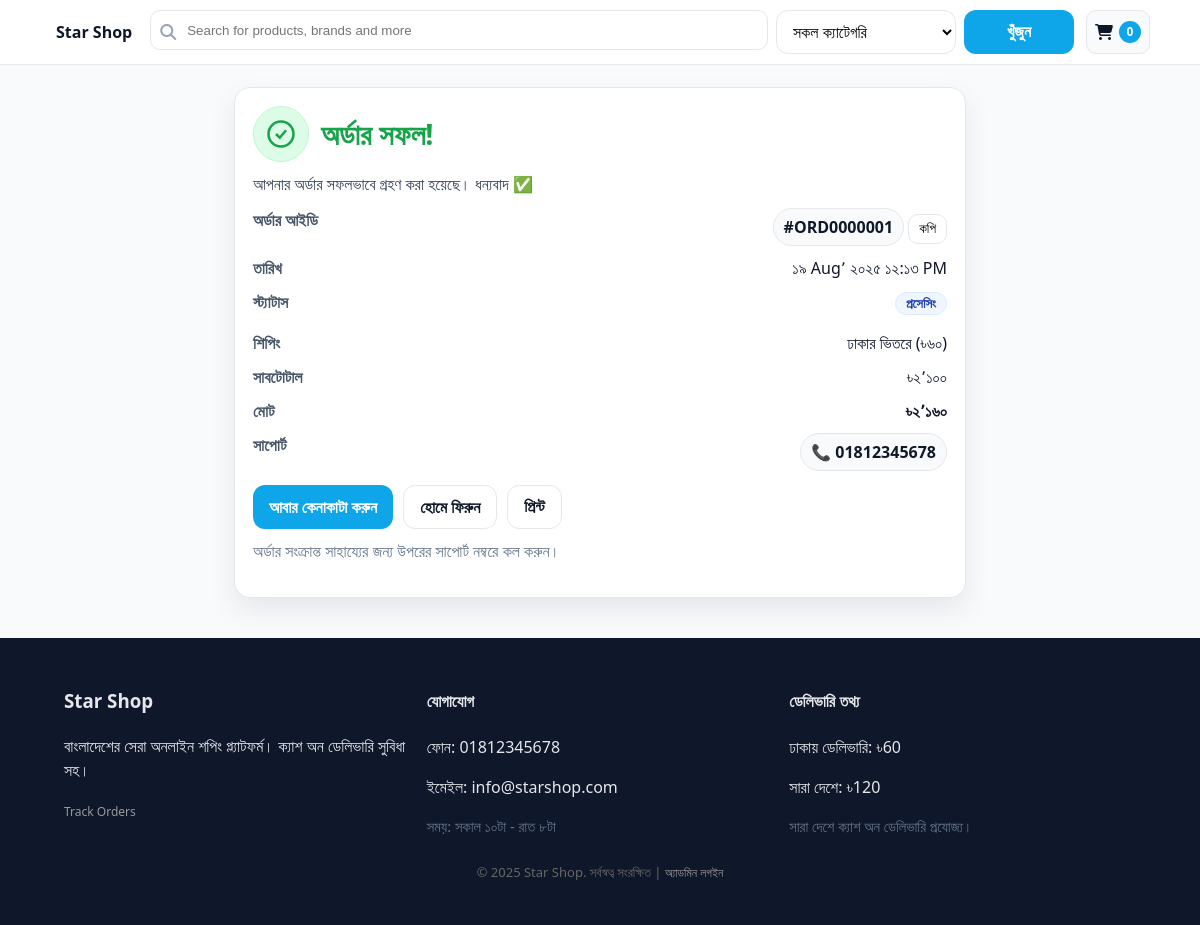
Page /success.php?id=1 on the committed database.
### tables this page shows
CREATE TABLE IF NOT EXISTS `orders` (
  `id` int(11) NOT NULL AUTO_INCREMENT,
  `order_code` varchar(20) DEFAULT NULL,
  `customer_name` varchar(255) NOT NULL,
  `mobile` varchar(30) NOT NULL,
  `address` text NOT NULL,
  `shipping_area` enum('dhaka','nationwide') NOT NULL DEFAULT 'dhaka',
  `shipping_fee` decimal(10,2) NOT NULL DEFAULT 0.00,
  `subtotal` decimal(10,2) NOT NULL DEFAULT 0.00,
  `total` decimal(10,2) NOT NULL DEFAULT 0.00,
  `payment_method` enum('COD') NOT NULL DEFAULT 'COD',
  `note` text DEFAULT NULL,
  `status` enum('pending','processing','shipped','delivered','cancelled') NOT NULL DEFAULT 'pending',
  `created_at` timestamp NOT NULL DEFAULT current_timestamp(),
  PRIMARY KEY (`id`),
  UNIQUE KEY `order_code` (`order_code`)
);

CREATE TABLE IF NOT EXISTS `settings` (
  `key` varchar(100) NOT NULL,
  `value` text DEFAULT NULL,
  PRIMARY KEY (`key`)
);

### config.php (called while the page is built, shortened)
<?php
function h($s){ return htmlspecialchars($s ?? '', ENT_QUOTES, 'UTF-8'); }
function money_bd($n){ return '৳'.number_format((float)$n, 0); }
?>

### success.php (the view, shortened to what this page needs)
<?php
require_once __DIR__.'/config.php';
$pdo = get_pdo();
$id  = (int)($_GET['id'] ?? 0);
$stm = $pdo->prepare("SELECT * FROM orders WHERE id=?");
$stm->execute([$id]);
$o = $stm->fetch();
$store_phone = (string)($pdo->query("SELECT value FROM settings WHERE `key`='store_phone'")->fetch()['value'] ?? '');
function bn_digits($s){
  return strtr((string)$s, ['0'=>'০','1'=>'১','2'=>'২','3'=>'৩','4'=>'৪','5'=>'৫','6'=>'৬','7'=>'৭','8'=>'৮','9'=>'৯', ','=>'٬']);
}
function bn_money($n){
  $n = round((float)$n);
  $s = number_format($n, 0, '.', ',');
  return '৳' . bn_digits($s);
}
function dateBD($ts){
  return bn_digits(date('d M, Y g:i A', is_numeric($ts)? (int)$ts : strtotime($ts)));
}
function status_view($raw){
  $s = strtolower(trim((string)$raw));
  $map = [
    'pending'    => ['পেন্ডিং','badge gray'],
    'processing' => ['প্রসেসিং','badge blue'],
    'packed'     => ['প্যাকড','badge blue'],
    'shipped'    => ['শিপড','badge indigo'],
    'delivered'  => ['ডেলিভারড','badge green'],
    'cancelled'  => ['ক্যানসেল্ড','badge red'],
    'canceled'   => ['ক্যানসেল্ড','badge red'],
    'returned'   => ['রিটার্নড','badge orange'],
  ];
  return $map[$s] ?? [($raw ?: 'অজানা'), 'badge gray'];
}
$ship_area_raw = strtolower(trim($o['shipping_area'] ?? $o['shipping_area_code'] ?? ''));
$ship_fee      = (float)($o['shipping_fee'] ?? $o['delivery_fee'] ?? $o['delivery_charge'] ?? 0);
$ship_area_label = (in_array($ship_area_raw, ['nationwide','outside_dhaka','outside-dhaka'])) ? 'সারা দেশে' : 'ঢাকার ভিতরে';
$grand_total = (float)($o['grand_total'] ?? $o['total'] ?? $o['payable'] ?? $o['amount'] ?? 0);
$subtotal    = $o['subtotal'] ?? $o['sub_total'] ?? $o['items_total'] ?? $o['total_without_shipping'] ?? null;
$subtotal = (float)$subtotal;
[$status_text, $status_class] = status_view($o['status'] ?? '');
include __DIR__.'/partials_header.php';
?>
<div id="od">
  <?php if(!$o): ?>
    <div class="card">
      <div class="head">
        <div class="tick">
          <svg viewBox="0 0 24 24" fill="none"><path d="M12 22c5.523 0 10-4.477 10-10S17.523 2 12 2 2 6.477 2 12s4.477 10 10 10Z" stroke="#16a34a" stroke-width="1.4"/></svg>
        </div>
        <h2>অর্ডার পাওয়া যায়নি</h2>
      </div>
      <p class="lead">লিংকটি সঠিক নয় বা অর্ডারটি নেই।</p>
      <div class="btnbar">
        <a class="btn primary" href="index.php">শপিং করুন</a>
        <a class="btn secondary" href="index.php">হোমে ফিরুন</a>
      </div>
    </div>
  <?php else: ?>
    <div class="card">
      <div class="head">
        <div class="tick">
          <svg viewBox="0 0 24 24" fill="none" stroke="currentColor" stroke-width="2">
            <circle cx="12" cy="12" r="10"></circle>
            <path d="M8 12l3 3 5-6"></path>
          </svg>
        </div>
        <h2>অর্ডার সফল!</h2>
      </div>
      <p class="lead">আপনার অর্ডার সফলভাবে গ্রহণ করা হয়েছে। ধন্যবাদ ✅</p>
      <div class="rows">
        <div class="row">
          <div class="lbl">অর্ডার আইডি</div>
          <div>
            <span class="chip" id="orderCode" data-code="<?php echo h($o['order_code']); ?>">
              #<?php echo h($o['order_code']); ?>
            </span>
            <button class="copy" id="btnCopy" type="button">কপি</button>
          </div>
        </div>
        <?php if(!empty($o['created_at'])): ?>
        <div class="row">
          <div class="lbl">তারিখ</div>
          <div><?php echo dateBD($o['created_at']); ?></div>
        </div>
        <?php endif; ?>
        <div class="row">
          <div class="lbl">স্ট্যাটাস</div>
          <div><span class="<?php echo $status_class; ?>"><?php echo $status_text; ?></span></div>
        </div>
        <div class="row">
          <div class="lbl">শিপিং</div>
          <div>
            <?php echo $ship_area_label; ?> (<?php echo bn_money($ship_fee); ?>)
          </div>
        </div>
        <div class="row">
          <div class="lbl">সাবটোটাল</div>
          <div><?php echo bn_money($subtotal); ?></div>
        </div>
        <div class="row">
          <div class="lbl">মোট</div>
          <div><strong><?php echo bn_money($grand_total); ?></strong></div>
        </div>
        <?php if ($store_phone): ?>
        <div class="row">
          <div class="lbl">সাপোর্ট</div>
          <div><a href="tel:<?php echo h($store_phone); ?>" class="chip">📞 <?php echo h($store_phone); ?></a></div>
        </div>
        <?php endif; ?>
      </div>
      <div class="btnbar">
        <a class="btn primary" href="index.php">আবার কেনাকাটা করুন</a>
        <a class="btn secondary" href="index.php">হোমে ফিরুন</a>
        <button class="btn secondary" type="button" onclick="window.print()">প্রিন্ট</button>
      </div>
      <p class="help">অর্ডার সংক্রান্ত সাহায্যের জন্য উপরের সাপোর্ট নম্বরে কল করুন।</p>
    </div>
  <?php endif; ?>
</div>
<?php include __DIR__.'/partials_footer.php'; ?>

### partials_footer.php
<?php
$pdo = get_pdo();
$store = [
 'name' => APP_NAME,
 'phone' => $pdo->query("SELECT value FROM settings WHERE `key`='store_phone'")->fetch()['value'] ?? '',
 'about' => $pdo->query("SELECT value FROM settings WHERE `key`='store_about'")->fetch()['value'] ?? '',
 'delivery_dhaka' => $pdo->query("SELECT value FROM settings WHERE `key`='delivery_dhaka'")->fetch()['value'] ?? '60',
 'delivery_nationwide' => $pdo->query("SELECT value FROM settings WHERE `key`='delivery_nationwide'")->fetch()['value'] ?? '120',
 'cod_note' => $pdo->query("SELECT value FROM settings WHERE `key`='cod_note'")->fetch()['value'] ?? '',
];
?>
  </div>
</main>
<footer class="footer">
  <div class="container">
    <div class="cols">
      <div>
        <h3><?php echo h($store['name']); ?></h3>
        <p><?php echo h($store['about']); ?></p>
		<a href="<?php echo BASE_URL; ?>/track_orders.php"
         style="font-size:12px;color:#999;text-decoration:none;">
         Track Orders
		</a>
      </div>
      <div>
        <h4>যোগাযোগ</h4>
        <p>ফোন: <?php echo h($store['phone']); ?></p>
        <p>ইমেইল: <?php echo h($pdo->query("SELECT value FROM settings WHERE `key`='store_email'")->fetch()['value'] ?? ''); ?></p>
        <p class="small">সময়: সকাল ১০টা - রাত ৮টা</p>
      </div>
      <div>
        <h4>ডেলিভারি তথ্য</h4>
        <p>ঢাকায় ডেলিভারি: <?php echo money_bd($store['delivery_dhaka']); ?></p>
        <p>সারা দেশে: <?php echo money_bd($store['delivery_nationwide']); ?></p>
        <p class="small"><?php echo h($store['cod_note']); ?></p>
      </div>
    </div>
  <div class="container" style="text-align:center;padding:12px 0;color:#666;font-size:13px">
    <p style="margin:0; font-size:13px; color:#666;">
      &copy; <?php echo date('Y'); ?> <?php echo APP_NAME; ?>. সর্বস্বত্ব সংরক্ষিত |
      <a href="<?php echo BASE_URL; ?>/admin/login.php"
         style="font-size:12px;color:#999;text-decoration:none;">
         অ্যাডমিন লগইন
      </a>
    </p>
  </div>
  </div>
</footer>
</body>
</html>

### assets/style.css (style rules this page uses)
* { box-sizing: border-box; }
a { text-decoration: none; color: #111827; }
.footer { padding: 30px 0; background: #0f172a; color: #e5e7eb; margin-top: 40px; }
.footer .cols { display: grid; grid-template-columns: repeat(3,1fr); gap: 16px; }
:root { --ctl-h: 44px; }
body { margin: 0; font-family: ui-sans-serif,system-ui,-apple-system,Segoe UI,Roboto; background: #f8fafc; color: #0f172a; line-height: 1.5; }
input[type="text"],input[type="search"],select,button.btn { height: var(--ctl-h); padding: 0 12px; font-size: 16px; border-radius: 12px; }
@media (min-width: 640px) { .container { padding: 0 20px; } }
button.btn { background: #0ea5e9; color: #fff; border: none; font-weight: 600; cursor: pointer; transition: background .2s ease, box-shadow .2s ease; }
h2 { margin: 6px 0 8px; font-size: clamp(1.1rem, 1.5vw + .8rem, 1.6rem); line-height: 1.25; }
.small { color: #64748b; font-size: .92rem; }
.badge { margin-bottom: 6px; display: inline-block; padding: 4px 8px; border-radius: 999px; font-size: .82rem; line-height: 1; background: #eef2ff; color: #3730a3; border: 1px solid #e6e8ff; }
.btn { border: 1px solid #111827; background: #111827; color: #fff; display: inline-flex; align-items: center; justify-content: center; gap: 8px; min-height: 44px; padding: 0 16px; border-radius: 14px; font-weight: 600; text-decoration: none; cursor: pointer; transition: background .2s ease, box-shadow .2s ease, transform .02s ease; }
.card { border: 1px solid #e5e7eb; border-radius: 14px; background: #fff; overflow: hidden; transition: box-shadow .2s ease, transform .02s ease; }
.btn.primary { background: #0ea5e9; color: #fff; border: none; }
.btn.secondary { border-color: #e5e7eb; background: #f8fafc; color: #0f172a; border: 1px solid #e5e7eb; }
.container { max-width: 1100px; margin: 0 auto; padding: 0 16px; padding-inline: 14px; }
.btn.primary { background:#0ea5e9; color:#fff; border:none; }
.btn.secondary { background:#f8fafc; color:#0f172a; border:1px solid #e5e7eb; }

### partials_header.php (style rules this page uses)
:root { --blue:#0ea5e9; --blue-600:#0284c7; --border:#e5e7eb; --text:#0f172a; }

### success.php (style rules this page uses)
:root { --brand:#16a34a; --text:#0f172a; --muted:#64748b; --border:#e5e7eb; --white:#fff; --radius:16px; --shadow:0 12px 28px rgba(2,8,23,.08); }
#od { max-width:760px; margin:22px auto 28px; padding:0 14px; }
#od .card { background:var(--white); border:1px solid var(--border); border-radius:var(--radius); box-shadow:var(--shadow); padding:18px; }
#od .head { display:flex; align-items:center; gap:12px; margin-bottom:10px; }
#od .tick { width:56px; height:56px; border-radius:999px; background:#dcfce7; display:grid; place-items:center; flex:0 0 auto; border:1px solid #bbf7d0; }
#od .tick svg { width:30px; height:30px; color:var(--brand); }
#od h2 { margin:0; color:var(--brand); font-size:clamp(1.2rem,1.4vw + .9rem,1.8rem); }
#od p.lead { margin:4px 0 12px; color:#334155; }
#od .rows { display:grid; gap:10px; margin:10px 0 14px; }
#od .row { display:flex; justify-content:space-between; gap:10px; }
#od .row .lbl { color:#475569; font-weight:600; }
#od .chip { display:inline-flex; align-items:center; gap:8px; padding:6px 10px; border-radius:999px; background:#f8fafc; border:1px solid var(--border); font-weight:700; }
.badge { display:inline-flex; align-items:center; gap:6px; padding:4px 10px; border:1px solid var(--border); border-radius:999px; font-weight:700; background:#fff; }
.badge.blue { color:#1e40af; background:#eff6ff; border-color:#dbeafe; }
#od .btnbar { display:flex; gap:10px; flex-wrap:wrap; margin-top:8px; }
#od .btn { display:inline-flex; align-items:center; justify-content:center; gap:8px; min-height:44px; padding:0 16px; border-radius:12px; font-weight:700; text-decoration:none; cursor:pointer; }
#od .btn.primary { background:#0ea5e9; color:#fff; border:none; }
#od .btn.secondary { background:#fff; border:1px solid var(--border); color:#0f172a; }
#od .help { margin-top:10px; color:var(--muted); }
#od .copy { border:none; background:#fff; border:1px solid var(--border); padding:6px 10px; border-radius:10px; cursor:pointer; }

### rows in the picture
orders: order_code "ORD0000001", created_at "১৯ Aug٬ ২০২৫ ১২:১৩ PM", shipping_area "ঢাকার ভিতরে", shipping_fee "৳৬০", subtotal "৳২٬১০০", total "৳২٬১৬০"
settings: value "01812345678"
settings: value "info@starshop.com"

### other values in the picture
APP_NAME "Star Shop"
$status_text "প্রসেসিং"
$store['name'] "Star Shop"
$store['about'] "বাংলাদেশের সেরা অনলাইন শপিং প্ল্যাটফর্ম। ক্যাশ অন ডেলিভারি সুবিধা সহ।"
$store['phone'] "01812345678"
money_bd($store['delivery_dhaka']) "৳60"
money_bd($store['delivery_nationwide']) "৳120"
$store['cod_note'] "সারা দেশে ক্যাশ অন ডেলিভারি প্রযোজ্য।"
